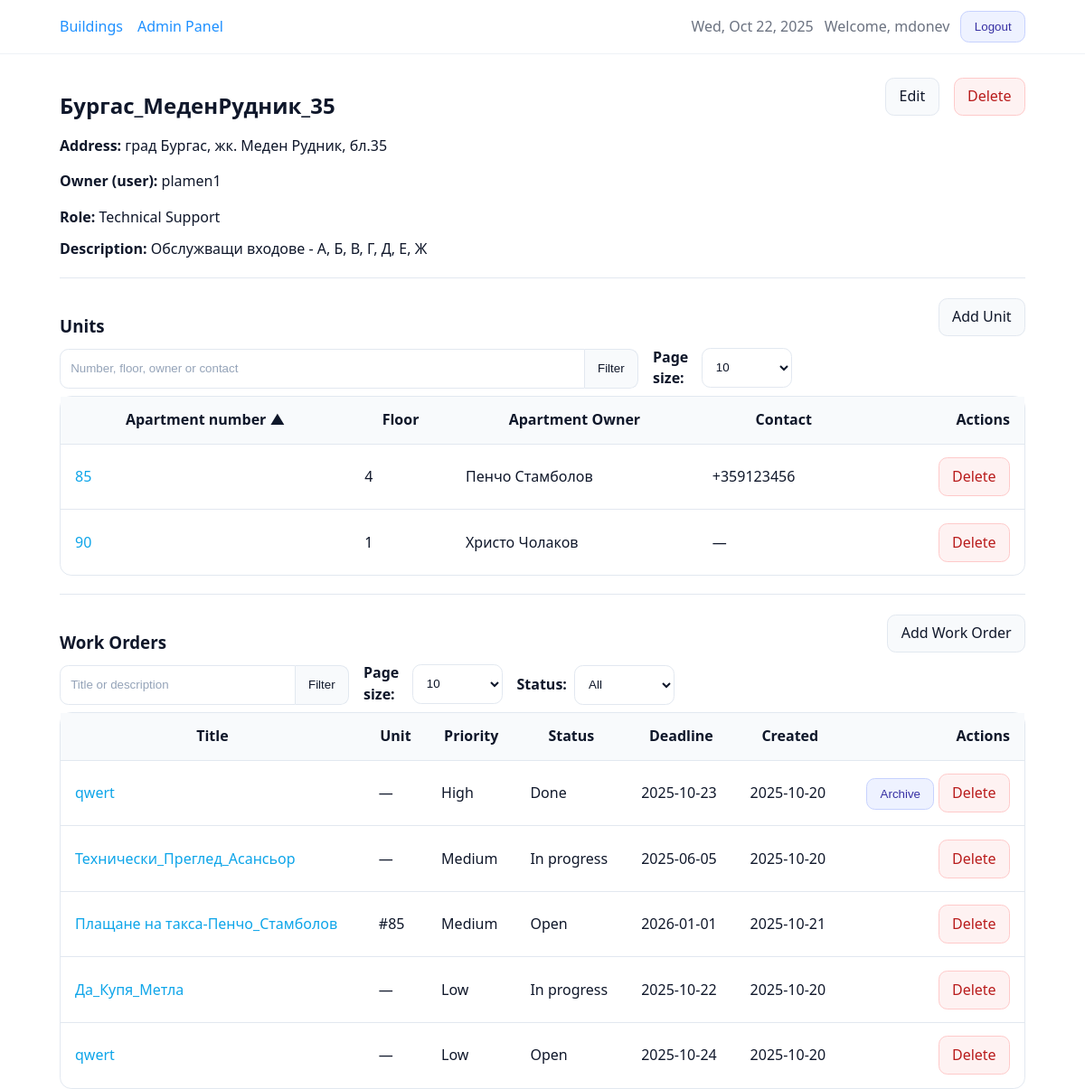
Screenshot of /buildings/2/ (signed in) with the database file from the repository.
### core/models.py (models this page shows, shortened)
class TimeStampedModel(models.Model):
    created_at = models.DateTimeField(auto_now_add=True, db_index=True)
    updated_at = models.DateTimeField(auto_now=True)
    class Meta:
        abstract = True

class Building(TimeStampedModel):
    class Role(models.TextChoices):
        TECH_SUPPORT = "TECH_SUPPORT", "Technical Support"
        PROPERTY_MANAGER = "PROPERTY_MANAGER", "Property Manager"
        EXTERNAL_CONTRACTOR = "EXTERNAL_CONTRACTOR", "External Contractor"
    owner = models.ForeignKey(
        settings.AUTH_USER_MODEL,
        on_delete=models.CASCADE,
        related_name="buildings",
    )
    name = models.CharField(max_length=255, db_index=True)
    address = models.CharField(max_length=512, blank=True)
    description = models.TextField(blank=True)
    role = models.CharField(
        max_length=32,
        choices=Role.choices,
        default=Role.TECH_SUPPORT,
    )
    objects = BuildingQuerySet.as_manager()
    class Meta:
        ordering = ["name", "id"]

class Unit(TimeStampedModel):
    building = models.ForeignKey(
        Building,
        on_delete=models.CASCADE,
        related_name="units",  # used by counts/annotations
    )
    number = models.CharField("Apartment number", max_length=32)
    floor = models.IntegerField(null=True, blank=True)
    owner_name = models.CharField("Apartment owner", max_length=255, blank=True)
    contact_phone = models.CharField(
        "Contact phone",
        max_length=32,
        blank=True,
        validators=[phone_validator]
    )
    is_occupied = models.BooleanField(default=False)
    description = models.TextField(blank=True)
    objects = UnitQuerySet.as_manager()
    class Meta:
        ordering = ["building_id", "number", "id"]
        constraints = [
            models.UniqueConstraint(
                Lower("number"),
                "building",
                name="unique_unit_number_ci_per_building",
            )
        ]
        indexes = [
            models.Index(fields=["building", "number"]),
        ]

class WorkOrder(TimeStampedModel):
    class Status(models.TextChoices):
        OPEN = "OPEN", "Open"
        IN_PROGRESS = "IN_PROGRESS", "In progress"
        DONE = "DONE", "Done"
    class Priority(models.TextChoices):
        LOW = "LOW", "Low"
        MEDIUM = "MEDIUM", "Medium"
        HIGH = "HIGH", "High"
    building = models.ForeignKey(
        Building,
        on_delete=models.CASCADE,
        related_name="work_orders",  # used by annotations in views
    )
    unit = models.ForeignKey(
        Unit,
        null=True,
        blank=True,
        on_delete=models.SET_NULL,
        related_name="work_orders",
    )
    title = models.CharField(max_length=255)
    description = models.TextField(blank=True)
    status = models.CharField(
        max_length=20,
        choices=Status.choices,
        default=Status.OPEN,
        db_index=True,
    )
    priority = models.CharField(
        max_length=10,
        choices=Priority.choices,
        default=Priority.MEDIUM,
        db_index=True,
    )
    deadline = models.DateField(null=False, blank=False)
    archived_at = models.DateTimeField(null=True, blank=True, db_index=True)
    objects = WorkOrderQuerySet.as_manager()
    class Meta:
        ordering = ["-created_at", "-id"]

### core/views.py (the view, shortened to what this page needs)
# urls.py: path("buildings/<int:pk>/", views.BuildingDetailView.as_view(), name="building_detail"),
class BuildingDetailView(LoginRequiredMixin, UserPassesTestMixin, DetailView):
    model = Building
    template_name = "core/building_detail.html"
    context_object_name = "building"
    def get_queryset(self):
        return Building.objects.visible_to(self.request.user)
    def test_func(self):
        b = self.get_object()
        return self.request.user.is_staff or b.owner_id == self.request.user.id
    def _get_int(self, key: str, default: int) -> int:
        try:
            return int(self.request.GET.get(key, default))
        except (TypeError, ValueError):
            return default
    def get_context_data(self, **kwargs):
        ctx = super().get_context_data(**kwargs)
        bld = self.object
        u_q = (self.request.GET.get("u_q") or "").strip()
        u_per = self._get_int("u_per", 10)
        u_sort = (self.request.GET.get("u_sort") or "number").strip()
        if u_sort.lstrip("-") not in {"number", "floor", "owner_name"}:
            u_sort = "number"
        units_qs = Unit.objects.filter(building=bld)
        units_qs = units_qs.order_by(u_sort, "id")
        units_page = Paginator(units_qs, u_per).get_page(self.request.GET.get("u_page"))
        ctx.update(
            {
                "units_page": units_page,
                "u_q": u_q,
                "u_per": u_per,
                "u_sort": u_sort,
            }
        )
        w_q = (self.request.GET.get("w_q") or "").strip()
        w_per = self._get_int("w_per", 10)
        w_status = (self.request.GET.get("w_status") or "").strip().upper()
        wo_qs = (
            WorkOrder.objects.visible_to(self.request.user)
            .filter(building=bld, archived_at__isnull=True)  # show active work orders
            .select_related("unit")
            .annotate(
                priority_order=Case(
                    When(priority__iexact="HIGH", then=0),
                    When(priority__iexact="MEDIUM", then=1),
                    When(priority__iexact="LOW", then=2),
                    default=3,
                    output_field=IntegerField(),
                )
            )
        )
        if w_q:
            wo_qs = wo_qs.filter(Q(title__icontains=w_q) | Q(description__icontains=w_q))
        valid_status = {choice[0] for choice in WorkOrder.Status.choices}
        if w_status and w_status in valid_status:
            wo_qs = wo_qs.filter(status=w_status)
        wo_qs = wo_qs.order_by("priority_order", "deadline", "-id")
        workorders_page = Paginator(wo_qs, w_per).get_page(self.request.GET.get("w_page"))
        ctx.update(
            {
                "workorders_page": workorders_page,
                "w_q": w_q,
                "w_per": w_per,
                "w_status": w_status,
                "w_status_choices": WorkOrder.Status.choices,
            }
        )
        return ctx

### templates/core/building_detail.html (shortened to what this page needs)
{% extends "base.html" %}
{% block content %}
<section>
  <div class="row space-between" style="align-items:center; gap:1rem; flex-wrap:wrap; margin-bottom:.75rem;">
    <h2 class="mb-0">{{ building.name }}</h2>
    <div class="row gap">
      <a class="btn" href="{% url 'building_update' building.id %}">Edit</a>
      <a class="btn btn-danger" href="{% url 'building_delete' building.id %}">Delete</a>
    </div>
  </div>
  <p class="mb-1"><strong>Address:</strong> {{ building.address }}</p>
  {% if building.owner %}
    <p class="mb-2"><strong>Owner (user):</strong> {{ building.owner.username }}</p>
  {% endif %}
  <p class="mb-2"><strong>Role:</strong> {{ building.get_role_display }}</p>
  {% if building.description %}
    <div class="bm-description mb-2"><strong>Description:</strong> {{ building.description }}</div>
  {% endif %}
  <hr class="section-divider" />
  <div class="row space-between" style="gap:1rem; align-items:center; flex-wrap:wrap;">
    <h3 class="mb-0">Units</h3>
    <a class="btn" href="{% url 'unit_create' pk=building.id %}">Add Unit</a>
  </div>
  <form method="get" class="row" style="gap:1rem; flex-wrap:wrap; align-items:flex-end; margin-top:.6rem; margin-bottom:.5rem;">
    <div class="input-group joined" style="flex:1; min-width:320px; max-width:640px;">
      <input id="id_u_q" class="input-search" type="text" name="u_q" value="{{ u_q }}"
             placeholder="Number, floor, owner or contact"/>
      <button class="btn" type="submit">Filter</button>
    </div>
    <div class="row" style="gap:.5rem; align-items:center;">
      <label for="id_u_per" style="margin:0;">Page size:</label>
      <select id="id_u_per" name="u_per" onchange="this.form.submit()">
        <option value="10"  {% if u_per == 10  %}selected{% endif %}>10</option>
      </select>
    </div>
  </form>
  <div class="table-wrap">
    <table class="bm-table">
      <thead>
        <tr>
          <th>
            {% with field='number' %}
              {% if u_sort == field %}
                {% with next='-'|add:field %}
                  <a href="?u_sort={{ next }}{% if u_q %}&u_q={{ u_q|urlencode }}{% endif %}{% if u_per %}&u_per={{ u_per }}{% endif %}">Apartment number ▲</a>
                {% endwith %}
              {% elif u_sort == '-'|add:field %}
                <a href="?u_sort=number{% if u_q %}&u_q={{ u_q|urlencode }}{% endif %}{% if u_per %}&u_per={{ u_per }}{% endif %}">Apartment number ▼</a>
              {% else %}
                <a href="?u_sort=number{% if u_q %}&u_q={{ u_q|urlencode }}{% endif %}{% if u_per %}&u_per={{ u_per }}{% endif %}">Apartment number</a>
              {% endif %}
            {% endwith %}
          </th>
          <th>
            {% with field='floor' %}
              {% if u_sort == field %}
                {% with next='-'|add:field %}
                  <a href="?u_sort={{ next }}{% if u_q %}&u_q={{ u_q|urlencode }}{% endif %}{% if u_per %}&u_per={{ u_per }}{% endif %}">Floor ▲</a>
                {% endwith %}
              {% elif u_sort == '-'|add:field %}
                <a href="?u_sort=floor{% if u_q %}&u_q={{ u_q|urlencode }}{% endif %}{% if u_per %}&u_per={{ u_per }}{% endif %}">Floor ▼</a>
              {% else %}
                <a href="?u_sort=floor{% if u_q %}&u_q={{ u_q|urlencode }}{% endif %}{% if u_per %}&u_per={{ u_per }}{% endif %}">Floor</a>
              {% endif %}
            {% endwith %}
          </th>
          <th>Apartment Owner</th>
          <th>Contact</th>
          <th class="text-right">Actions</th>
        </tr>
      </thead>
      <tbody>
        {% for u in units_page %}
          <tr>
            <td><a href="{% url 'unit_update' u.id %}">{{ u.number }}</a></td>
            <td>{{ u.floor }}</td>
            <td>{{ u.owner_name|default:"—" }}</td>
            <td>{{ u.contact_phone|default:"—" }}</td>
            <td class="text-right">
              <a class="btn btn-danger" href="{% url 'unit_delete' u.id %}">Delete</a>
            </td>
          </tr>
        {% empty %}
          <tr>
            <td colspan="5">No units.</td>
          </tr>
        {% endfor %}
      </tbody>
    </table>
  </div>
  <hr class="section-divider" />
  <div class="row space-between" style="gap:1rem; align-items:center; flex-wrap:wrap;">
    <h3 class="mb-0">Work Orders</h3>
    <a class="btn" href="{% url 'work_order_create' %}?building={{ building.id }}">Add Work Order</a>
  </div>
  <form method="get" class="row" style="gap:1rem; flex-wrap:wrap; align-items:flex-end; margin-top:.6rem; margin-bottom:.5rem;">
    <div class="input-group joined" style="min-width:320px; max-width:680px;">
      <input id="id_w_q" class="input-search" type="text" name="w_q" value="{{ w_q }}" placeholder="Title or description"/>
      <button class="btn" type="submit">Filter</button>
    </div>
    <div class="row" style="gap:.5rem; align-items:center;">
      <label for="id_w_per" style="margin:0;">Page size:</label>
      <select id="id_w_per" name="w_per" onchange="this.form.submit()">
        <option value="10"  {% if w_per|add:0 == 10  %}selected{% endif %}>10</option>
      </select>
    </div>
    <div class="row" style="gap:.5rem; align-items:center;">
      <label for="id_w_status" style="margin:0;">Status:</label>
      <select id="id_w_status" name="w_status" onchange="this.form.submit()">
        <option value="" {% if not w_status %}selected{% endif %}>All</option>
      </select>
    </div>
  </form>
  <div class="table-wrap">
    <table class="bm-table">
      <thead>
        <tr>
          <th>Title</th>
          <th>Unit</th>
          <th>Priority</th>
          <th>Status</th>
          <th>Deadline</th>
          <th>Created</th>
          <th class="text-right">Actions</th>
        </tr>
      </thead>
      <tbody>
        {% if workorders_page and workorders_page.object_list %}
          {% for w in workorders_page.object_list %}
            <tr>
              <td><a href="{% url 'work_order_update' w.id %}">{{ w.title }}</a></td>
              <td>{% if w.unit_id %}#{{ w.unit.number }}{% else %}—{% endif %}</td>
              <td>{{ w.get_priority_display }}</td>
              <td>{{ w.get_status_display }}</td>
              <td>{% if w.deadline %}{{ w.deadline|date:"Y-m-d" }}{% else %}—{% endif %}</td>
              <td>{{ w.created_at|date:"Y-m-d" }}</td>
              <td class="text-right">
                {% if w.status == 'DONE' and not w.archived_at %}
                  <form action="{% url 'work_order_archive' w.id %}?building={{ building.id }}" method="post" style="display:inline;">
                    <button class="btn btn-secondary">Archive</button>
                  </form>
                {% endif %}
                <a class="btn btn-danger" href="{% url 'work_order_delete' w.id %}?building={{ building.id }}">Delete</a>
              </td>
            </tr>
          {% endfor %}
        {% else %}
          <tr><td colspan="7">No work orders for this building.</td></tr>
        {% endif %}
      </tbody>
    </table>
  </div>
</section>
{% endblock %}

### templates/base.html (shortened to what this page needs)
{% load static %}
<!doctype html>
<html lang="en">
  <head>
    <link rel="stylesheet" href="{% static 'css/app.css' %}?v={% now 'U' %}"/>
  </head>
  <body class="{% block body_class %}{% endblock %}">
    <header style="border-bottom:1px solid #eef2f6; background:#fff;">
      <div style="max-width:1100px; margin:0 auto; padding:.75rem 1rem;">
        <div style="display:flex; justify-content:space-between; align-items:center; gap:1rem;">
          <nav style="display:flex; gap:1rem; align-items:center;" aria-label="Primary">
            {% block topbar_left %}
              <a href="{% url 'buildings_list' %}" style="text-decoration:none; color:#1e90ff;">Buildings</a>
              {% if user.is_staff %}
                <a href="{% url 'admin:index' %}" style="text-decoration:none; color:#1e90ff;">Admin Panel</a>
              {% endif %}
            {% endblock %}
          </nav>
          <div style="display:flex; gap:.75rem; align-items:center; white-space:nowrap;">
            {% block topbar_right %}
              {% if user.is_authenticated %}
                <time datetime="{% now 'c' %}" style="color:#6b7280;">{% now 'D, M j, Y' %}</time>
                <span style="color:#6b7280;">Welcome, {{ user.get_full_name|default:user.username }}</span>
                <form action="{% url 'logout' %}" method="post" style="display:inline;">
                  <button type="submit" class="btn btn-secondary">Logout</button>
                </form>
              {% else %}
                <a class="btn" href="{% url 'login' %}">Login</a>
              {% endif %}
            {% endblock %}
          </div>
        </div>
      </div>
    </header>
    <main style="max-width:1100px; margin:1.25rem auto; padding:0 1rem;">
      {% block content %}{% endblock %}
    </main>
  </body>
</html>

### rows the page displays
Building: name "Бургас_МеденРудник_35", address "град Бургас, жк. Меден Рудник, бл.35", owner.username "plamen1", role "Technical Support", description "Обслужващи входове - А, Б, В, Г, Д, Е, Ж"
Unit: number "85", floor "4", owner_name "Пенчо Стамболов", contact_phone "+359123456"
Unit: number "90", floor "1", owner_name "Христо Чолаков", contact_phone "—"
WorkOrder: title "qwert", priority "High", status "Done", deadline "2025-10-23", created_at "2025-10-20"
WorkOrder: title "Технически_Преглед_Асансьор", priority "Medium", status "In progress", deadline "2025-06-05", created_at "2025-10-20"
WorkOrder: title "Плащане на такса-Пенчо_Стамболов", unit.number "85", priority "Medium", status "Open", deadline "2026-01-01", created_at "2025-10-21"
WorkOrder: title "Да_Купя_Метла", priority "Low", status "In progress", deadline "2025-10-22", created_at "2025-10-20"
WorkOrder: title "qwert", priority "Low", status "Open", deadline "2025-10-24", created_at "2025-10-20"

### other values shown
{{ user.get_full_name|default:user.username }} "mdonev"
